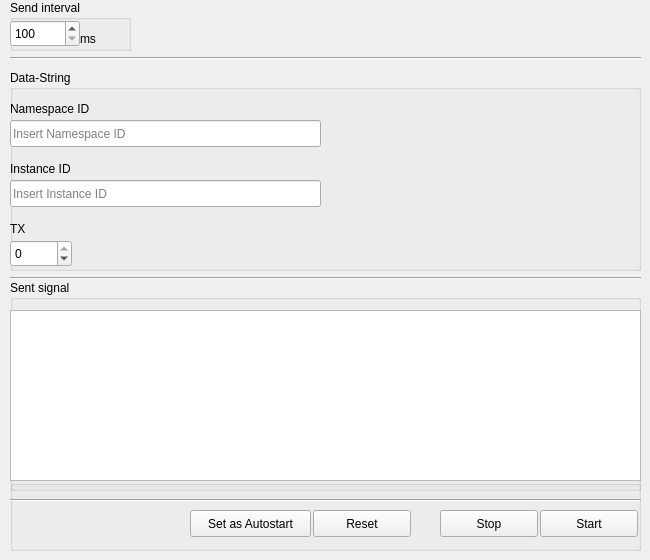
     <widget class="QWidget" name="tab_3">
      <attribute name="title">
       <string>Eddystone Beacon</string>
      </attribute>
      <widget class="QGroupBox" name="ebrssbutton">
       <property name="geometry">
        <rect>
         <x>10</x>
         <y>480</y>
         <width>631</width>
         <height>71</height>
        </rect>
       </property>
       <property name="title">
        <string/>
       </property>
       <widget class="QPushButton" name="ebstop">
        <property name="geometry">
         <rect>
          <x>430</x>
          <y>30</y>
          <width>98</width>
          <height>27</height>
         </rect>
        </property>
        <property name="text">
         <string>Stop</string>
        </property>
       </widget>
       <widget class="QPushButton" name="ebstart">
        <property name="geometry">
         <rect>
          <x>530</x>
          <y>30</y>
          <width>98</width>
          <height>27</height>
         </rect>
        </property>
        <property name="text">
         <string>Start</string>
        </property>
       </widget>
       <widget class="QPushButton" name="ebreset">
        <property name="geometry">
         <rect>
          <x>303</x>
          <y>30</y>
          <width>98</width>
          <height>27</height>
         </rect>
        </property>
        <property name="text">
         <string>Reset</string>
        </property>
       </widget>
       <widget class="Line" name="line_15">
        <property name="geometry">
         <rect>
          <x>-110</x>
          <y>-10</y>
          <width>481</width>
          <height>16</height>
         </rect>
        </property>
        <property name="orientation">
         <enum>Qt::Horizontal</enum>
        </property>
       </widget>
       <widget class="QPushButton" name="ebsetasautostart">
        <property name="geometry">
         <rect>
          <x>180</x>
          <y>30</y>
          <width>121</width>
          <height>27</height>
         </rect>
        </property>
        <property name="text">
         <string>Set as Autostart</string>
        </property>
       </widget>
       <widget class="Line" name="line_10">
        <property name="geometry">
         <rect>
          <x>0</x>
          <y>10</y>
          <width>631</width>
          <height>20</height>
         </rect>
        </property>
        <property name="orientation">
         <enum>Qt::Horizontal</enum>
        </property>
       </widget>
      </widget>
      <widget class="QGroupBox" name="groupBox_17">
       <property name="geometry">
        <rect>
         <x>10</x>
         <y>0</y>
         <width>121</width>
         <height>51</height>
        </rect>
       </property>
       <property name="title">
        <string>Send interval</string>
       </property>
       <widget class="QLabel" name="label_13">
        <property name="geometry">
         <rect>
          <x>70</x>
          <y>30</y>
          <width>21</width>
          <height>17</height>
         </rect>
        </property>
        <property name="text">
         <string>ms</string>
        </property>
       </widget>
       <widget class="QDoubleSpinBox" name="ebsendeintervall">
        <property name="geometry">
         <rect>
          <x>0</x>
          <y>20</y>
          <width>70</width>
          <height>27</height>
         </rect>
        </property>
        <property name="decimals">
         <number>0</number>
        </property>
        <property name="minimum">
         <double>100.000000000000000</double>
        </property>
        <property name="maximum">
         <double>2000.000000000000000</double>
        </property>
        <property name="singleStep">
         <double>1.000000000000000</double>
        </property>
       </widget>
      </widget>
      <widget class="QGroupBox" name="groupBox_20">
       <property name="geometry">
        <rect>
         <x>10</x>
         <y>280</y>
         <width>631</width>
         <height>211</height>
        </rect>
       </property>
       <property name="title">
        <string>Sent signal</string>
       </property>
       <widget class="QTextBrowser" name="ebgesendetessignal">
        <property name="geometry">
         <rect>
          <x>0</x>
          <y>30</y>
          <width>631</width>
          <height>171</height>
         </rect>
        </property>
       </widget>
      </widget>
      <widget class="QGroupBox" name="groupBox_21">
       <property name="geometry">
        <rect>
         <x>10</x>
         <y>70</y>
         <width>631</width>
         <height>201</height>
        </rect>
       </property>
       <property name="title">
        <string>Data-String</string>
       </property>
       <widget class="QLabel" name="label_18">
        <property name="geometry">
         <rect>
          <x>0</x>
          <y>30</y>
          <width>111</width>
          <height>17</height>
         </rect>
        </property>
        <property name="text">
         <string>Namespace ID</string>
        </property>
       </widget>
       <widget class="QLineEdit" name="ebaktuellerdatastringnid">
        <property name="geometry">
         <rect>
          <x>0</x>
          <y>50</y>
          <width>311</width>
          <height>27</height>
         </rect>
        </property>
        <property name="text">
         <string/>
        </property>
        <property name="maxLength">
         <number>20</number>
        </property>
        <property name="frame">
         <bool>true</bool>
        </property>
        <property name="placeholderText">
         <string>Insert Namespace ID</string>
        </property>
       </widget>
       <widget class="QLabel" name="label_21">
        <property name="geometry">
         <rect>
          <x>0</x>
          <y>150</y>
          <width>21</width>
          <height>17</height>
         </rect>
        </property>
        <property name="text">
         <string>TX</string>
        </property>
       </widget>
       <widget class="QDoubleSpinBox" name="ebtx">
        <property name="geometry">
         <rect>
          <x>0</x>
          <y>170</y>
          <width>62</width>
          <height>27</height>
         </rect>
        </property>
        <property name="decimals">
         <number>0</number>
        </property>
        <property name="minimum">
         <double>-100.000000000000000</double>
        </property>
        <property name="maximum">
         <double>0.000000000000000</double>
        </property>
       </widget>
       <widget class="QLineEdit" name="ebaktuellerdatastringiid">
        <property name="geometry">
         <rect>
          <x>0</x>
          <y>110</y>
          <width>311</width>
          <height>27</height>
         </rect>
        </property>
        <property name="text">
         <string/>
        </property>
        <property name="maxLength">
         <number>12</number>
        </property>
        <property name="frame">
         <bool>true</bool>
        </property>
        <property name="placeholderText">
         <string>Insert Instance ID</string>
        </property>
       </widget>
       <widget class="QLabel" name="label_5">
        <property name="geometry">
         <rect>
          <x>510</x>
          <y>0</y>
          <width>121</width>
          <height>111</height>
         </rect>
        </property>
        <property name="text">
         <string/>
        </property>
        <property name="pixmap">
         <pixmap resource="../../logos/qtres.qrc">:/logos/EddyStone_final-02_120.png</pixmap>
        </property>
       </widget>
       <widget class="QLabel" name="label_24">
        <property name="geometry">
         <rect>
          <x>0</x>
          <y>90</y>
          <width>101</width>
          <height>17</height>
         </rect>
        </property>
        <property name="text">
         <string>Instance ID</string>
        </property>
       </widget>
      </widget>
      <widget class="Line" name="line_14">
       <property name="geometry">
        <rect>
         <x>10</x>
         <y>50</y>
         <width>631</width>
         <height>16</height>
        </rect>
       </property>
       <property name="orientation">
        <enum>Qt::Horizontal</enum>
       </property>
      </widget>
      <widget class="Line" name="line_8">
       <property name="geometry">
        <rect>
         <x>10</x>
         <y>270</y>
         <width>631</width>
         <height>16</height>
        </rect>
       </property>
       <property name="orientation">
        <enum>Qt::Horizontal</enum>
       </property>
      </widget>
     </widget>
